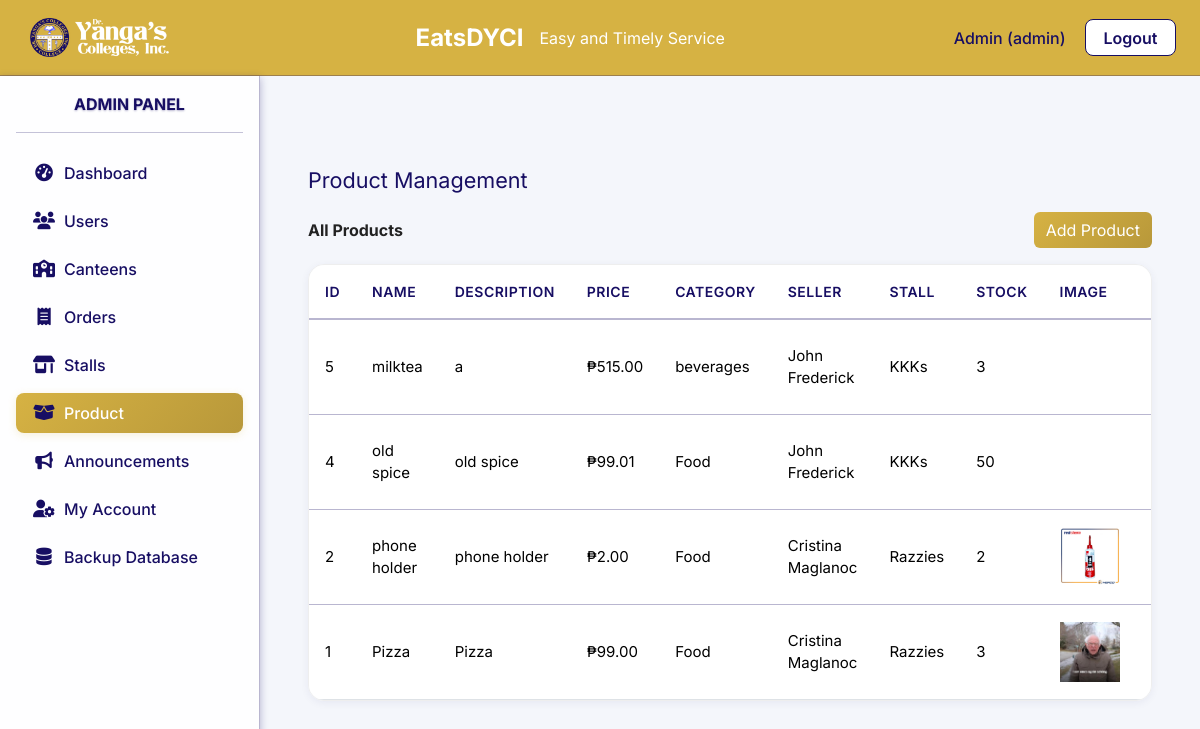
/index.php?page=admin_products (signed in), run on the app's committed database.
### tables this page shows
CREATE TABLE `products` (
  `id` int(11) NOT NULL AUTO_INCREMENT,
  `seller_id` int(11) DEFAULT NULL,
  `name` varchar(100) NOT NULL,
  `description` text DEFAULT NULL,
  `price` decimal(10,2) NOT NULL,
  `image` varchar(255) DEFAULT NULL,
  `category_id` int(11) DEFAULT NULL,
  `stall_id` int(11) DEFAULT NULL,
  `stock` int(11) NOT NULL DEFAULT 0,
  PRIMARY KEY (`id`),
  KEY `category_id` (`category_id`),
  KEY `fk_products_seller` (`seller_id`),
  KEY `products_ibfk_2` (`stall_id`),
  CONSTRAINT `fk_products_seller` FOREIGN KEY (`seller_id`) REFERENCES `users` (`id`) ON DELETE CASCADE,
  CONSTRAINT `products_ibfk_1` FOREIGN KEY (`category_id`) REFERENCES `categories` (`id`) ON DELETE SET NULL,
  CONSTRAINT `products_ibfk_2` FOREIGN KEY (`stall_id`) REFERENCES `stalls` (`id`) ON DELETE CASCADE
);

CREATE TABLE `categories` (
  `id` int(11) NOT NULL AUTO_INCREMENT,
  `name` varchar(100) NOT NULL,
  `description` text DEFAULT NULL,
  PRIMARY KEY (`id`)
);

CREATE TABLE `users` (
  `id` int(11) NOT NULL AUTO_INCREMENT,
  `name` varchar(100) NOT NULL,
  `email` varchar(100) NOT NULL,
  `password` varchar(255) NOT NULL,
  `role` enum('admin','seller','buyer') NOT NULL,
  `created_at` timestamp NOT NULL DEFAULT current_timestamp(),
  `qr_code` varchar(255) DEFAULT NULL,
  `department` varchar(100) DEFAULT NULL,
  `position` varchar(100) DEFAULT NULL,
  PRIMARY KEY (`id`),
  UNIQUE KEY `email` (`email`)
);

CREATE TABLE `stalls` (
  `id` int(11) NOT NULL AUTO_INCREMENT,
  `name` varchar(100) NOT NULL,
  `description` text DEFAULT NULL,
  `seller_id` int(11) DEFAULT NULL,
  `canteen_id` int(11) DEFAULT NULL,
  `image` varchar(255) DEFAULT NULL,
  PRIMARY KEY (`id`),
  KEY `stalls_ibfk_2` (`canteen_id`),
  KEY `seller_id` (`seller_id`) USING BTREE,
  CONSTRAINT `stalls_ibfk_1` FOREIGN KEY (`seller_id`) REFERENCES `users` (`id`) ON DELETE SET NULL,
  CONSTRAINT `stalls_ibfk_2` FOREIGN KEY (`canteen_id`) REFERENCES `canteens` (`id`) ON DELETE SET NULL
);

### pages/admin_products.php (the view, shortened to what this page needs)
<?php
require_once __DIR__ . '/../includes/db.php';
$prod_stmt = $pdo->query("SELECT p.*, c.name AS category_name, u.name AS seller_name, s.name AS stall_name FROM products p LEFT JOIN categories c ON p.category_id = c.id LEFT JOIN users u ON p.seller_id = u.id LEFT JOIN stalls s ON p.stall_id = s.id ORDER BY p.id DESC");
$products = $prod_stmt->fetchAll();
?>
<link rel="stylesheet" href="../assets/css/dashboard.css">
<div class="container-fluid px-4 pt-4">
    <div class="dashboard-section-title mb-3">Product Management</div>
    <div class="d-flex justify-content-between align-items-center mb-3">
        <div class="fw-bold">All Products</div>
        <button class="btn btn-primary" data-bs-toggle="modal" data-bs-target="#addProductModal">Add Product</button>
    </div>
    <div class="dashboard-table mb-4">
    <table class="table mb-0">
        <thead class="table-light">
            <tr>
                <th>ID</th>
                <th>Name</th>
                <th>Description</th>
                <th>Price</th>
                <th>Category</th>
                <th>Seller</th>
                <th>Stall</th>
                <th>Stock</th>
                <th>Image</th>
                <th>Actions</th>
            </tr>
        </thead>
        <tbody>
        <?php foreach ($products as $prod): ?>
            <tr>
                <td><?= $prod['id'] ?></td>
                <td><?= htmlspecialchars($prod['name']) ?></td>
                <td><?= htmlspecialchars($prod['description']) ?></td>
                <td>₱<?= number_format($prod['price'],2) ?></td>
                <td><?= htmlspecialchars($prod['category_name']) ?></td>
                <td><?= htmlspecialchars($prod['seller_name']) ?></td>
                <td><?= htmlspecialchars($prod['stall_name']) ?></td>
                <td><?= $prod['stock'] ?></td>
                <td><?php if ($prod['image']): ?><img src="<?= $prod['image'] ?>" alt="" style="max-width:60px;max-height:60px;object-fit:cover;"/><?php endif; ?></td>
                <td>
                </td>
            </tr>
        <?php endforeach; ?>
        </tbody>
    </table>
    </div>
</div>

### assets/css/style.css (style rules this page uses)
* { margin: 0; padding: 0; box-sizing: border-box; }
body { font-family: 'Inter', 'Roboto', 'Open Sans', Arial, sans-serif; background-color: #f8f9fa; color: #222; }
:root { --primary-gold: #d6b243; --secondary-navy: #170e63; --accent-white: #ffffff; --gold-light: #dfc055; --gold-dark: #b8983a; --gold-hover: #c4a139; --navy-light: #2a1f7a; --navy-dark: #110a4e; --navy-hover: #0f0951; --shadow-gold: rgba(214, 178, 67, 0.2); --shadow-navy: rgba(23, 14, 99, 0.3); --border-navy: rgba(23, 14, 99, 0.3); --focus-gold: rgba(214, 178, 67, 0.25); --background-white: rgba(255, 255, 255, 0.95); --text-primary: var(--primary-gold); --text-secondary: var(--secondary-navy); --text-light: rgba(214, 178, 67, 0.6); --error-bg: rgba(220, 53, 69, 0.1); --error-border: rgba(220, 53, 69, 0.3); }
.btn-primary { background: linear-gradient(135deg, var(--primary-gold) 0%, var(--gold-dark) 100%); border: none; color: var(--accent-white); transition: all 0.3s ease; }

### assets/css/index.css (style rules this page uses)
html, body { height: 100%; overflow-x: hidden; overflow-y: auto; }

### assets/css/dashboard.css (style rules this page uses)
body { background: #f4f6fb; }
.dashboard-section-title { margin-top: 2.5rem; margin-bottom: 1.5rem; font-size: 1.35rem; color: #170e63; }
.container-fluid { max-width: 100%; }
.dashboard-table { background: #fff; border: 1px solid #eee; border-radius: 1rem; box-shadow: 0 2px 8px rgba(23, 14, 99, 0.06); margin-bottom: 1.5rem; overflow-x: auto; }
.dashboard-table table { margin-bottom: 0; }
.dashboard-table th, .dashboard-table td { vertical-align: middle; font-size: 0.9375rem; padding: 1rem; }
.dashboard-table th { background: var(--background-white); color: var(--secondary-navy); font-weight: 600; border-bottom: 2px solid var(--border-navy); text-transform: uppercase; font-size: 0.875rem; letter-spacing: 0.5px; }
.dashboard-table tbody tr { transition: background-color 0.2s ease; }
.dashboard-table tr:not(:last-child) td { border-bottom: 1px solid var(--border-navy); }

### data on the page
products: id "5", name "milktea", description "a", price "515.00", category.name "beverages", seller.name "John Frederick", stall.name "KKKs", stock "3"
products: id "4", name "old spice", description "old spice", price "99.01", category.name "Food", seller.name "John Frederick", stall.name "KKKs", stock "50"
products: id "2", name "phone holder", description "phone holder", price "2.00", category.name "Food", seller.name "Cristina Maglanoc", stall.name "Razzies", stock "2", image (picture)
products: id "1", name "Pizza", description "Pizza", price "99.00", category.name "Food", seller.name "Cristina Maglanoc", stall.name "Razzies", stock "3", image (picture)

### other printed values
$_SESSION['user_name'] "Admin"
$_SESSION['user_role'] "admin"
